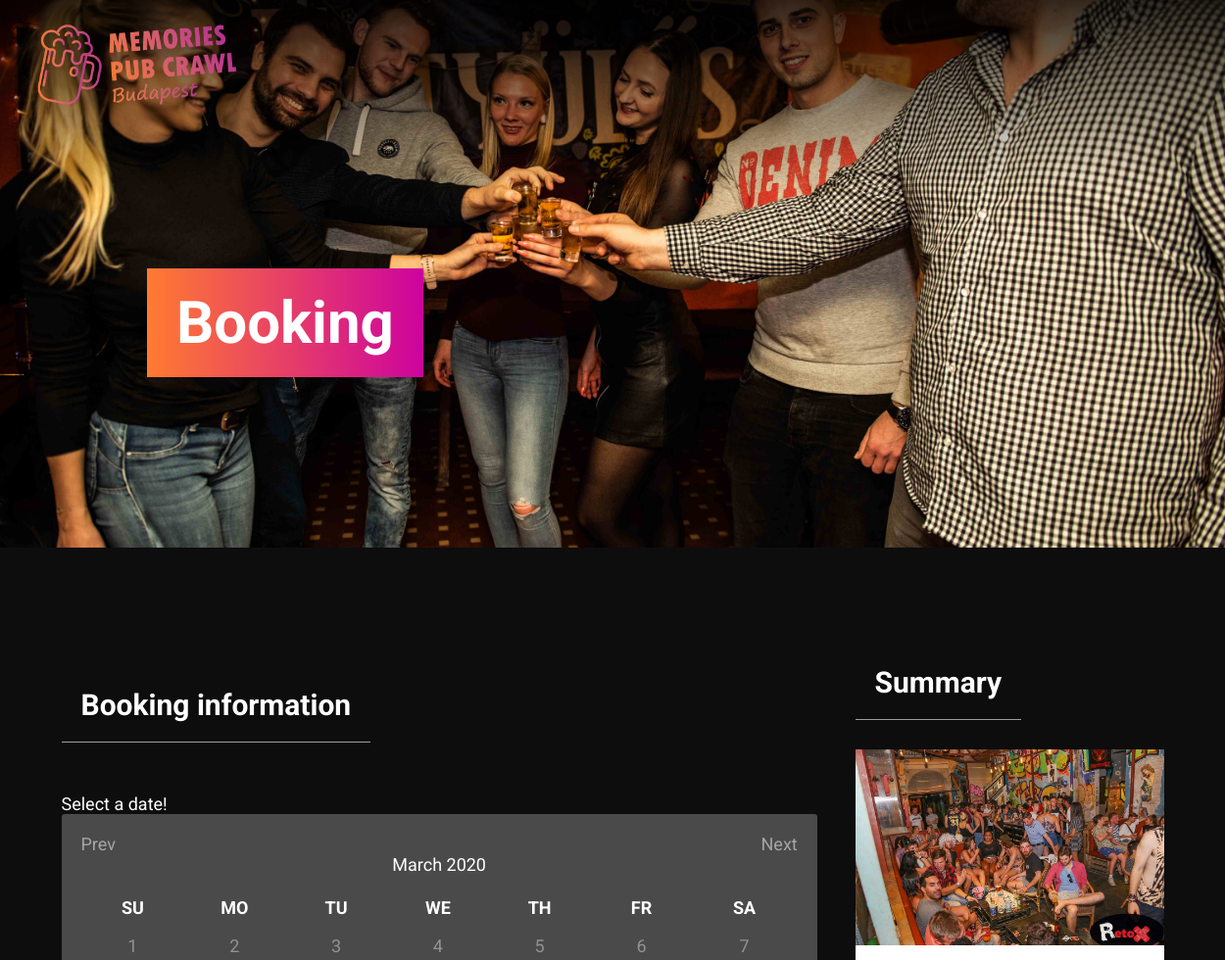
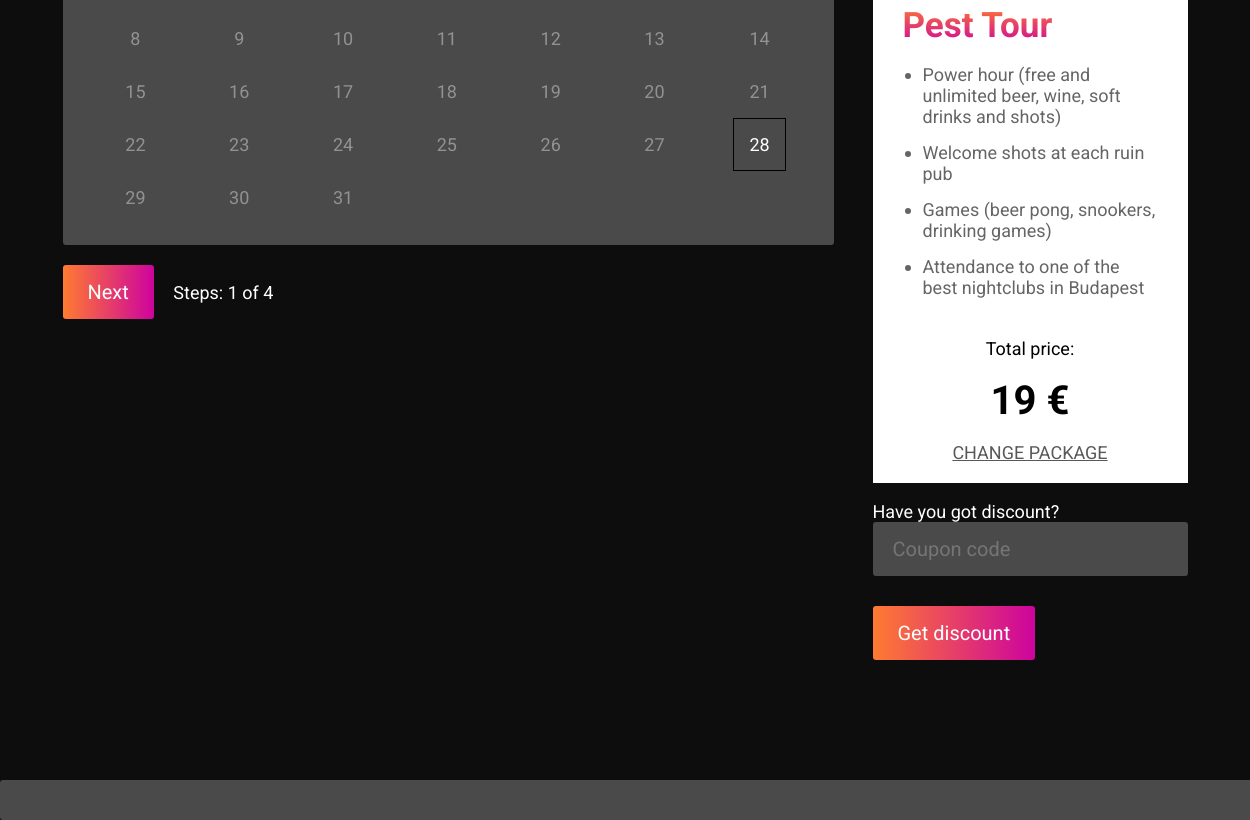
Page /book-now/pest-tour/ on the committed database (2 pictures, top to bottom).
### pages/models.py (models this page shows, shortened)
class Packages(models.Model):
    name = models.CharField(max_length=40,
                            unique=True
                            )
    slug = models.SlugField(max_length=40,
                            unique=True, default=None, null=True, blank=True
                            )
    description = models.TextField()
    option_1 = models.CharField(max_length=120, default=None, null=True, blank=True)
    option_2 = models.CharField(max_length=120, default=None, null=True, blank=True)
    option_3 = models.CharField(max_length=120, default=None, null=True, blank=True)
    option_4 = models.CharField(max_length=120, default=None, null=True, blank=True)
    static_img_route = models.CharField(max_length=120, default=None, null=True, blank=True)
    starting_point = models.TextField(default=None, blank=True, null=True)
    minimum_attendants = models.IntegerField(default=None, blank=True, null=True)
    occurence = models.TextField(default=None, blank=True, null=True)
    price = models.FloatField()
    discount_price = models.FloatField()
    payment_option = models.CharField(max_length=20,
                                     choices=PAYMENT_OPTION
                                     )

### booking/views.py (the view, shortened to what this page needs)
# urls.py: path('<package>/', CheckoutPageView.as_view(), name='checkout'),
class CheckoutPageView(View):
    def get(self, *args, **kwargs):
        package = self.kwargs['package']
        self.request.session['choosen_package'] = package
        choosen_package = get_object_or_404(Packages, slug=package)
        dict = {}
        for coupon in Coupon.objects.all():
            dict[coupon.coupon_name] = coupon.coupon_discount
        r = json.dumps(dict)
        serialized_coupon = r
        serialized_package = serializers.serialize('json', [ choosen_package, ])
        context = {
            'choosen_package': choosen_package,
            'serialized_coupon': serialized_coupon,
            'serialized_package': serialized_package,
            'discount_price': choosen_package.discount_price,
            'price': choosen_package.price,
        }
        return render(self.request, 'booking/checkout.html', context)

### booking/templates/booking/checkout.html (shortened to what this page needs)
{% extends 'secondary_base.html' %}
{% load humanize %}
{% load static %}
{% block content %}
<div class="header-small cover">
	<div class="overlay-top overlay"></div>
	<h1><span class="highlight-text grad-bg">Booking</span></h1>
</div>
<div class="section">
	<div class="wrapper flex spaceB">
		<div class="form-part">
			<h2><span class="section-title">Booking information</span></h2>
			<form class="checkout-form" method="post">
					<p class="checkout-title">Select a date!</p>
					<div class="datepicker"></div>
				<span class="button grad-bg formNext" onclick="nextFormStep()">Next</span> <span style="margin-left:15px">Steps:<span id="form-step"> 1</span> of 4</span>
			</form>
		</div>
		<div class="side-bar">
			<span class="section-title">Summary</span>
			<div class="summary-box">
				<div class="cover summary-pic" style="background-image:url({{ choosen_package.static_img_route }})"></div>
				<div class="padding">
					<span class="grad-title">{{ choosen_package.name }}</span>
					<ul class="package-features">
						<li>{{ choosen_package.option_1 }}</li>
						<li>{{ choosen_package.option_2 }}</li>
						<li>{{ choosen_package.option_3 }}</li>
						<li>{{ choosen_package.option_4 }}</li>
					</ul>
					<div class="summaryPrice summary">
						Total price:
						<p class="packagePrice">{% if choosen_package.discount_price %} {{ choosen_package.discount_price|floatformat:0|intcomma }} {% else %} {{ choosen_package.price|floatformat:0|intcomma }} {% endif %} €</p>
					</div>
					 <p style="text-align: center"><a href=""><span class="link-button">CHANGE PACKAGE</span></a></p>
				</div>
			</div>
			<div class="coupon">
				<p class="checkout-title">Have you got discount?</p>
				<input class="full-w-input" id="couponCode" placeholder="Coupon code">
				<span class="button grad-bg couponIn" style="margin-top:0" onclick="checkCoupon()">Get discount</span>
			</div>
		</div>
	</div>
</div>
{% endblock %}

### static/css/main.css (style rules this page uses)
body { margin:0; padding:0; font-size:18px; color: rgb(255,255,255); font-family: 'Roboto', sans-serif; background-color:rgba(0,0,0,0.95); }
a { color: inherit; }
.wrapper { width:1250px; position:relative; z-index:10; margin: auto; }
@media only screen and (max-width:1280px) { .wrapper { width: 90%; } }
* { transition: 0.3s; }
.packagePrice { font-size:40px; font-weight: bold; margin-top:0; }
.header-small { background-image: url(../img/header.jpg); padding-top:250px; padding-bottom:150px; padding-left:150px; }
.highlight-text { font-size:60px; padding:20px 30px; position: relative; z-index: 1; display: inline-block; max-width: 500px; }
.flex { display:flex; flex-wrap:wrap; }
.spaceB { justify-content:space-between; }
.grad-bg { background:linear-gradient(to right, #FF7B31, #CD039E); }
.overlay { position:absolute; z-index:1; width:100%; height:200px; right:0; opacity:0.8; }
.overlay-top { background:linear-gradient(rgb(0,0,0), rgba(0,0,0,0)); top: 0; }
.cover { background-size:cover; background-position:center; }
.section-title { font-size:30px; font-weight: bold; display: inline-block; padding:20px; border-bottom:1px solid rgba(255,255,255,0.6); margin-bottom:30px; }
.header-content h1,p { margin-bottom:0; }
.form-part { width:65%; }
.side-bar { width: 28%; }
.button { padding:15px 25px; display: inline-block; margin:20px 0px; cursor: pointer; border-radius:3px; border:none; color:white; font-size:20px; }
.section { position: relative; padding: 100px 0px; }
.padding { padding: 0px 30px; }
input, textarea, select { font-family: 'Roboto', sans-serif; box-sizing: border-box; padding:15px 20px; background:#4A4A4A; border:none; font-size:20px; margin-bottom:30px; color: white; border-radius: 3px; }
.grad-title { font-size: 35px; margin-top:20px; display: inline-block; font-weight: bold; background: -webkit-linear-gradient(#FF7B31, #CD039E); -webkit-background-clip: text; -webkit-text-fill-color: transparent; }
.summary-box { background:white; color:black; padding-bottom:20px; }
.summaryPrice { text-align: center; margin-top:20px; }
.link-button { display: inline-block; text-decoration: underline; cursor: pointer; opacity: 0.65; }
.package-features { opacity: 0.6; margin-bottom:40px; padding-left:20px; }
.package-features li { margin-bottom:15px; }
.summary-pic { height: 200px; }
.full-w-input { width: 100%; min-width: 100%; max-width: 100%; }

### rows in the picture
Packages: static_img_route (picture), name "Pest Tour", option_1 "Power hour (free and unlimited beer, wine, soft drinks and shots)", option_2 "Welcome shots at each ruin pub", option_3 "Games (beer pong, snookers, drinking games)", option_4 "Attendance to one of the best nightclubs in Budapest", discount_price "19"
